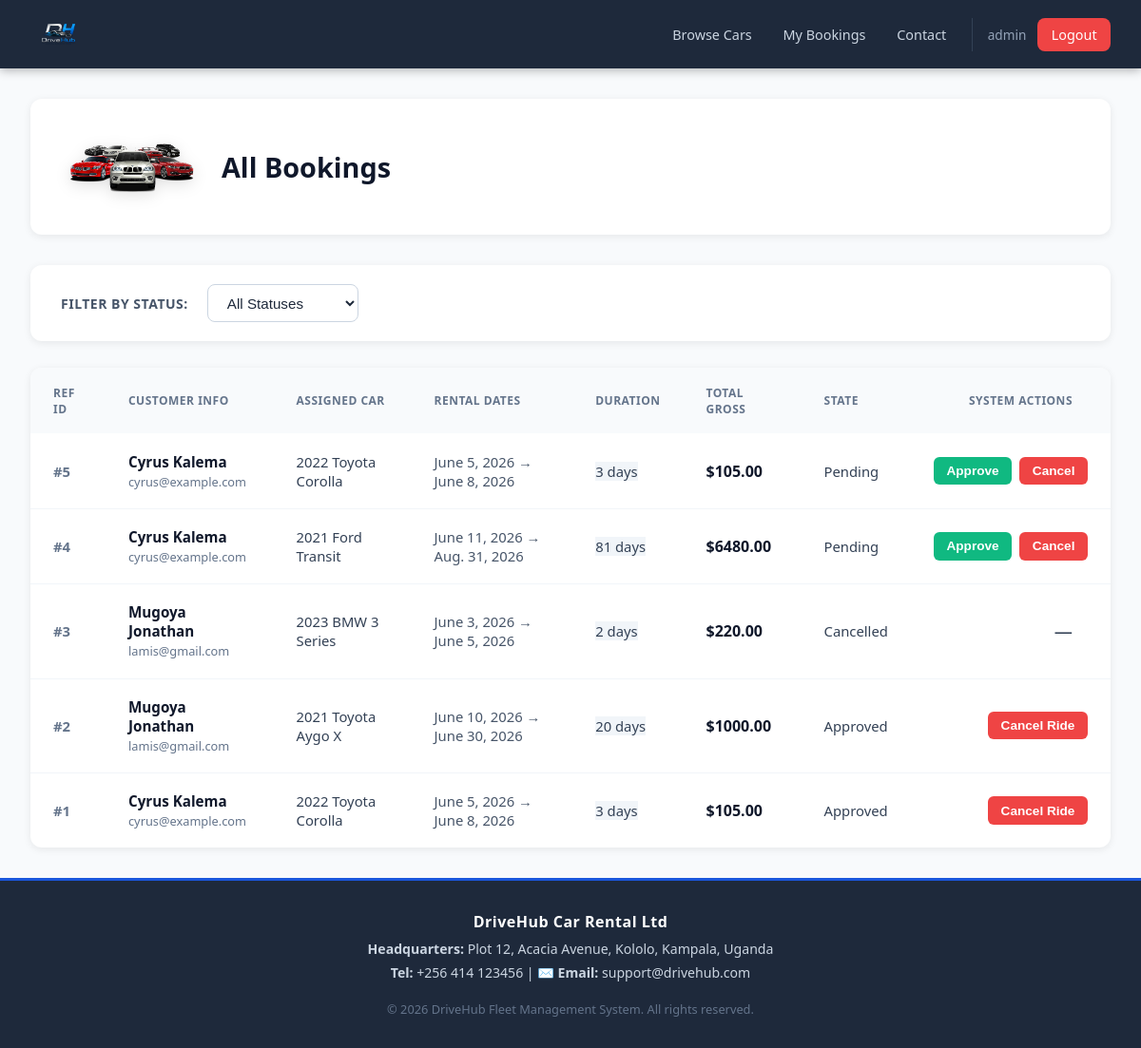
/admin-panel/bookings/ (signed in), run on the app's committed database.
### rental/models.py (models this page shows, shortened)
class Booking(models.Model):
    STATUS_CHOICES = [
        ('pending', 'Pending'),
        ('approved', 'Approved'),
        ('cancelled', 'Cancelled'),
        ('completed', 'Completed'),
    ]
    user = models.ForeignKey(User, on_delete=models.CASCADE, related_name='bookings')
    car = models.ForeignKey(Car, on_delete=models.CASCADE, related_name='bookings')
    start_date = models.DateField()
    end_date = models.DateField()
    total_price = models.DecimalField(max_digits=10, decimal_places=2, default=0)
    status = models.CharField(max_length=20, choices=STATUS_CHOICES, default='pending')
    notes = models.TextField(blank=True)
    created_at = models.DateTimeField(auto_now_add=True)
    updated_at = models.DateTimeField(auto_now=True)
    def duration_days(self):
        return (self.end_date - self.start_date).days

class Car(models.Model):
    CATEGORY_CHOICES = [
        ('economy', 'Economy'),
        ('compact', 'Compact'),
        ('suv', 'SUV'),
        ('luxury', 'Luxury'),
        ('van', 'Van'),
        ('truck', 'Truck'),
    ]
    STATUS_CHOICES = [
        ('available', 'Available'),
        ('unavailable', 'Unavailable'),
    ]
    make = models.CharField(max_length=100)
    model = models.CharField(max_length=100)
    year = models.PositiveIntegerField()
    category = models.CharField(max_length=20, choices=CATEGORY_CHOICES)
    license_plate = models.CharField(max_length=20, unique=True)
    daily_price = models.DecimalField(max_digits=8, decimal_places=2)
    status = models.CharField(max_length=20, choices=STATUS_CHOICES, default='available')
    seats = models.PositiveIntegerField(default=5)
    transmission = models.CharField(max_length=20, default='Automatic')
    fuel_type = models.CharField(max_length=20, default='Petrol')
    description = models.TextField(blank=True)
    image_url = models.URLField(blank=True)
    created_at = models.DateTimeField(auto_now_add=True)

### rental/views.py (the view)
# urls.py: path('admin-panel/bookings/', views.admin_bookings, name='admin_bookings'),
@admin_required
def admin_bookings(request):
    status_filter = request.GET.get('status', '')
    bookings = Booking.objects.all().order_by('-created_at')
    if status_filter:
        bookings = bookings.filter(status=status_filter)
    return render(request, 'rental/admin_bookings.html', {
        'bookings': bookings,
        'current_status': status_filter,
        'status_choices': Booking.STATUS_CHOICES,
    })

### rental/views.py (called while the page is built)
def admin_required(view_func):
    @wraps(view_func)
    @login_required
    def wrapper(request, *args, **kwargs):
        is_admin_user = False
        if request.user.is_superuser or request.user.is_staff:
            is_admin_user = True
        if not is_admin_user:
            try:
                if request.user.profile.is_admin():
                    is_admin_user = True
            except UserProfile.DoesNotExist:
                pass
        if is_admin_user:
            return view_func(request, *args, **kwargs)
        messages.error(request, "Access denied. Admin privileges required.")
        return redirect('home')
    return wrapper

### rental/templates/rental/admin_bookings.html (shortened to what this page needs)
{% extends 'rental/base.html' %}
{% load static %}
{% block content %}
<div class="bookings-header-container">
    <div class="header-left">
        <img src="{% static 'rental/all_bookings.png' %}" alt="All System Bookings" class="bookings-sticker">
        <h1 class="bookings-title-text">All Bookings</h1>
    </div>
</div>
<div class="filter-card">
    <form method="get" class="filter-form">
        <label class="filter-label">Filter by status:</label>
        <select name="status" class="form-select-custom" onchange="this.form.submit()">
            <option value="">All Statuses</option>
        </select>
    </form>
</div>
<div class="card">
    <div class="card-body" style="padding:0;">
        <table>
            <thead>
                <tr>
                    <th>Ref ID</th>
                    <th>Customer info</th>
                    <th>Assigned Car</th>
                    <th>Rental Dates</th>
                    <th>Duration</th>
                    <th>Total gross</th>
                    <th>State</th>
                    <th style="text-align: right; padding-right: 2.5rem;">System Actions</th>
                </tr>
            </thead>
            <tbody>
            {% for b in bookings %}
            <tr>
                <td data-label="Ref ID" style="font-weight: 600; color: #64748b;">#{{ b.pk }}</td>
                <td data-label="Customer info">
                    <strong style="color: #0f172a; font-size: 0.95rem;">{{ b.user.get_full_name|default:b.user.username }}</strong><br>
                    <small style="color: #64748b; font-size: 0.8rem;">{{ b.user.email }}</small>
                </td>
                <td data-label="Assigned Car" style="font-weight: 500;">{{ b.car.year }} {{ b.car.make }} {{ b.car.model }}</td>
                <td data-label="Rental Dates" style="color: #475569;">{{ b.start_date }} → {{ b.end_date }}</td>
                <td data-label="Duration"><span class="badge badge-secondary" style="background:#f1f5f9; color:#334155;">{{ b.duration_days }} days</span></td>
                <td data-label="Total gross" style="font-size: 1rem; color: #0f172a;"><strong style="font-weight: 700;">${{ b.total_price }}</strong></td>
                <td data-label="State">
                    <span class="badge badge-{{ b.status }}">{{ b.get_status_display }}</span>
                </td>
                <td data-label="System Actions" style="text-align: right; padding-right: 1.5rem;">
                    <div class="actions-cell" style="justify-content: flex-end;">
                        {% if b.status == 'pending' %}
                        <form method="post" action="{% url 'approve_booking' b.pk %}" style="display:inline;">
                            <button type="submit" class="btn btn-success">Approve</button>
                        </form>
                        <form method="post" action="{% url 'cancel_booking_admin' b.pk %}" style="display:inline;" onsubmit="return confirm('Cancel this booking?');">
                            <button type="submit" class="btn btn-danger">Cancel</button>
                        </form>
                        {% elif b.status == 'approved' %}
                        <form method="post" action="{% url 'cancel_booking_admin' b.pk %}" style="display:inline;" onsubmit="return confirm('Cancel this approved booking?');">
                            <button type="submit" class="btn btn-danger">Cancel Ride</button>
                        </form>
                        {% else %}
                        <span class="text-muted" style="font-size: 1.2rem; padding-right: 1rem;">—</span>
                        {% endif %}
                    </div>
                </td>
            </tr>
            {% empty %}
            <tr>
                <td colspan="8" class="text-center text-muted" style="padding: 4rem 2rem; font-size: 1rem;">
                    No reservation records found matching current criteria.
                </td>
            </tr>
            {% endfor %}
            </tbody>
        </table>
    </div>
</div>
{% endblock %}

### rental/templates/rental/base.html (shortened to what this page needs)
{% load static %}
<!DOCTYPE html>
<html lang="en">
<head>
</head>
<body>
<nav>
    <a href="{% url 'home' %}" class="nav-brand">
        <img src="{% static 'rental/DHLogo.png' %}" alt="DriveHub Logo" style="height:40px; width:auto; object-fit:contain; display:block;">
    </a>
    <div class="nav-links">
        {% if user.is_authenticated %}
            {% if user.profile.role == 'admin' %}
                <a href="{% url 'admin_dashboard' %}">Dashboard</a>
                <a href="{% url 'admin_bookings' %}">Bookings</a>
                <a href="{% url 'admin_cars' %}">Fleet</a>
                <a href="{% url 'admin_feedback' %}">Feedback</a>
            {% else %}
                <a href="{% url 'car_list' %}">Browse Cars</a>
                <a href="{% url 'booking_history' %}">My Bookings</a>
                <a href="{% url 'contact' %}">Contact</a>
            {% endif %}
            <span class="nav-user">{{ user.first_name|default:user.username }}</span>
            <a href="{% url 'logout' %}" class="btn-danger btn-nav">Logout</a>
        {% else %}
            <a href="{% url 'home' %}">Home</a>
            <a href="{% url 'contact' %}">Contact</a>
            <a href="{% url 'login' %}" class="btn-nav">Login</a>
            <a href="{% url 'register' %}" class="btn-nav" style="background:var(--success)">Register</a>
        {% endif %}
    </div>
</nav>
<main>
    {% block content %}{% endblock %}
</main>
<footer>
    <p class="footer-title">DriveHub Car Rental Ltd</p>
    <p class="footer-meta"><strong>Headquarters:</strong> Plot 12, Acacia Avenue, Kololo, Kampala, Uganda</p>
    <p class="footer-meta"><strong>Tel:</strong> +256 414 123456 | ✉️ <strong>Email:</strong> support@drivehub.com</p>
    <p class="footer-copyright">&copy; {% now "Y" %} DriveHub Fleet Management System. All rights reserved.</p>
</footer>
</body>
</html>

### rental/templates/rental/base.html (style rules this page uses)
*, *::before, *::after { box-sizing: border-box; margin: 0; padding: 0; }
:root { --primary: #1a56db; --primary-dark: #1e40af; --secondary: #f59e0b; --success: #10b981; --danger: #ef4444; --warning: #f59e0b; --info: #3b82f6; --dark: #1e293b; --gray: #64748b; --light: #f8fafc; --border: #e2e8f0; --shadow: 0 2px 8px rgba(0,0,0,.08); --radius: 8px; }
body { font-family: 'Segoe UI', system-ui, sans-serif; background: var(--light); color: var(--dark); min-height: 100vh; display: flex; flex-direction: column; }
nav { background: var(--dark); padding: 0.5rem 2rem; display: flex; align-items: center; justify-content: space-between; position: sticky; top: 0; z-index: 100; box-shadow: 0 2px 10px rgba(0,0,0,.3); }
.nav-brand { display: flex; align-items: center; text-decoration: none; padding: 0.5rem 0; }
.nav-brand img { height: 45px; width: auto; object-fit: contain; }
.nav-links { display: flex; align-items: center; gap: .25rem; }
.nav-links a { color: #cbd5e1; text-decoration: none; padding: .5rem .9rem; border-radius: var(--radius); font-size: .9rem; transition: all .2s; }
.nav-links .btn-nav { background: var(--primary); color: white !important; }
.nav-links .btn-danger { background: var(--danger); }
.nav-user { color: #94a3b8; font-size: .85rem; padding: .5rem; border-left: 1px solid #334155; margin-left: .5rem; padding-left: 1rem; }
main { flex: 1; padding: 2rem; max-width: 1200px; margin: 0 auto; width: 100%; }
footer { background: var(--dark); color: #94a3b8; text-align: center; padding: 2rem 1rem; font-size: .85rem; margin-top: auto; border-top: 3px solid var(--primary); }
.footer-title { font-weight: 700; color: white; margin-bottom: 0.5rem; font-size: 1rem; letter-spacing: 0.5px; }
.footer-meta { font-size: 0.88rem; margin: 0.35rem 0; color: #cbd5e1; }
.footer-copyright { font-size: 0.8rem; margin-top: 1.25rem; color: #64748b; }
.card { background: white; border-radius: var(--radius); box-shadow: var(--shadow); overflow: hidden; }
.card-body { padding: 1.5rem; }
.btn { display: inline-flex; align-items: center; gap: .4rem; padding: .5rem 1.1rem; border-radius: var(--radius); font-size: .9rem; font-weight: 500; cursor: pointer; border: none; text-decoration: none; transition: all .2s; }
.btn-success { background: var(--success); color: white; }
.btn-danger { background: var(--danger); color: white; }

### rental/templates/rental/admin_bookings.html (style rules this page uses)
.bookings-header-container { display: flex; justify-content: space-between; align-items: center; background: white; padding: 1.5rem 2.5rem; border-radius: 12px; box-shadow: var(--shadow); margin-bottom: 2rem; }
.header-left { display: flex; align-items: center; gap: 1.75rem; }
.bookings-sticker { height: 95px; width: auto; object-fit: contain; filter: drop-shadow(0px 4px 8px rgba(0,0,0,0.12)); }
.bookings-title-text { font-size: 1.8rem; font-weight: 800; color: #0f172a; margin: 0; }
.filter-card { background: white; padding: 1.25rem 2rem; border-radius: 12px; box-shadow: var(--shadow); margin-bottom: 1.75rem; }
.filter-form { display: flex; gap: 1.25rem; align-items: center; flex-wrap: wrap; }
.filter-label { font-size: 0.875rem; font-weight: 700; color: #475569; text-transform: uppercase; letter-spacing: 0.5px; }
.form-select-custom { padding: 0.6rem 2.5rem 0.6rem 1rem; font-size: 0.95rem; border: 1px solid #cbd5e1; border-radius: 8px; background-color: #fff; color: #1e293b; font-weight: 500; cursor: pointer; outline: none; transition: border-color 0.2s; }
.card { background: white; border-radius: 12px; box-shadow: var(--shadow); overflow: hidden; }
table { width: 100%; border-collapse: collapse; margin: 0; }
th { background: #f8fafc; color: #64748b; font-weight: 700; text-transform: uppercase; font-size: 0.75rem; letter-spacing: 0.5px; padding: 1.1rem 1.5rem; text-align: left; }
td { padding: 1.2rem 1.5rem; border-bottom: 1px solid #f1f5f9; color: #334155; font-size: 0.925rem; vertical-align: middle; }
tr:last-child td { border-bottom: none; }
.actions-cell { display: flex; gap: 0.5rem; align-items: center; white-space: nowrap; }
.actions-cell .btn { padding: 0.45rem 0.85rem; font-weight: 600; font-size: 0.85rem; border-radius: 6px; display: inline-flex; align-items: center; gap: 0.25rem; }

### data on the page
Booking: pk "5", user.get_full_name "Cyrus Kalema", user.email "cyrus@example.com", car.year "2022", car.make "Toyota", car.model "Corolla", start_date "June 5, 2026", end_date "June 8, 2026", duration_days "3", total_price "105.00", status "Pending", shows "Approve"
Booking: pk "4", user.get_full_name "Cyrus Kalema", user.email "cyrus@example.com", car.year "2021", car.make "Ford", car.model "Transit", start_date "June 11, 2026", end_date "Aug. 31, 2026", duration_days "81", total_price "6480.00", status "Pending", shows "Approve"
Booking: pk "3", user.get_full_name "Mugoya Jonathan", user.email "lamis@gmail.com", car.year "2023", car.make "BMW", car.model "3 Series", start_date "June 3, 2026", end_date "June 5, 2026", duration_days "2", total_price "220.00", status "Cancelled"
Booking: pk "2", user.get_full_name "Mugoya Jonathan", user.email "lamis@gmail.com", car.year "2021", car.make "Toyota", car.model "Aygo X", start_date "June 10, 2026", end_date "June 30, 2026", duration_days "20", total_price "1000.00", status "Approved", shows "Cancel Ride"
Booking: pk "1", user.get_full_name "Cyrus Kalema", user.email "cyrus@example.com", car.year "2022", car.make "Toyota", car.model "Corolla", start_date "June 5, 2026", end_date "June 8, 2026", duration_days "3", total_price "105.00", status "Approved", shows "Cancel Ride"

### other printed values
{{ user.first_name|default:user.username }} "admin"
